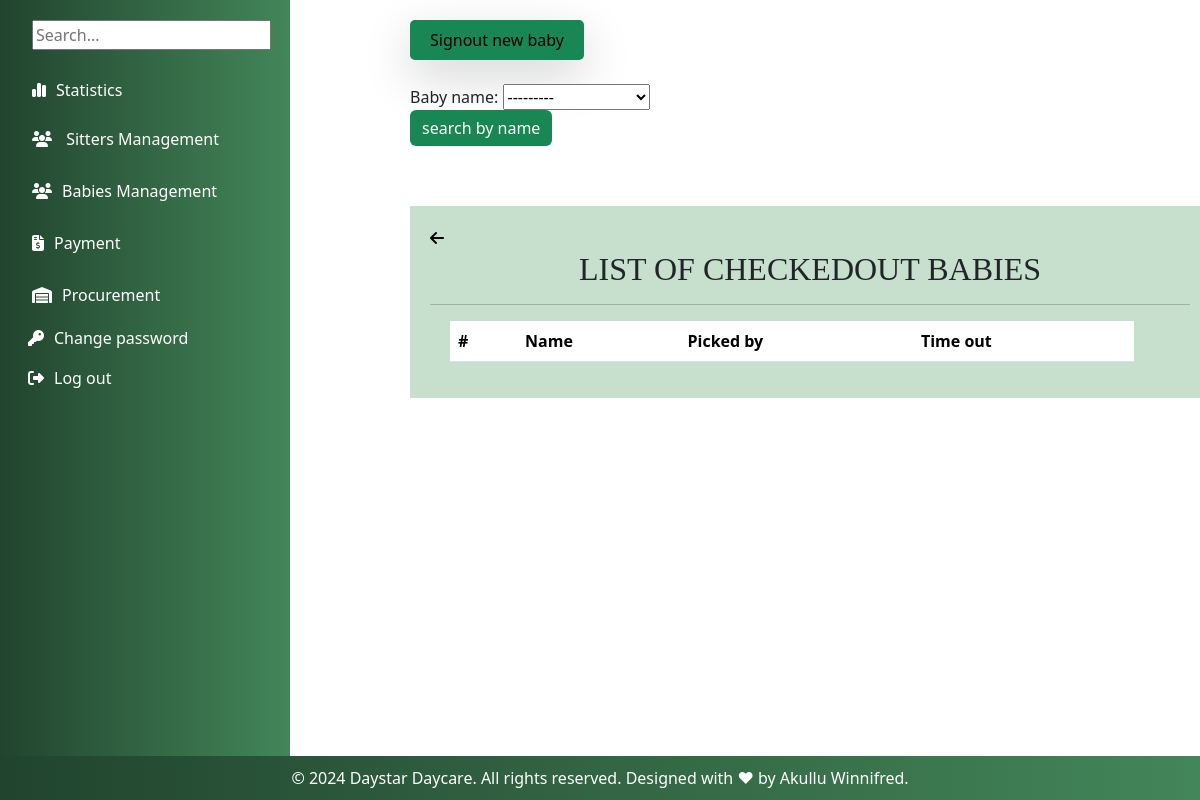
/signedout/ (signed in), run on an earlier commit of the app's database.
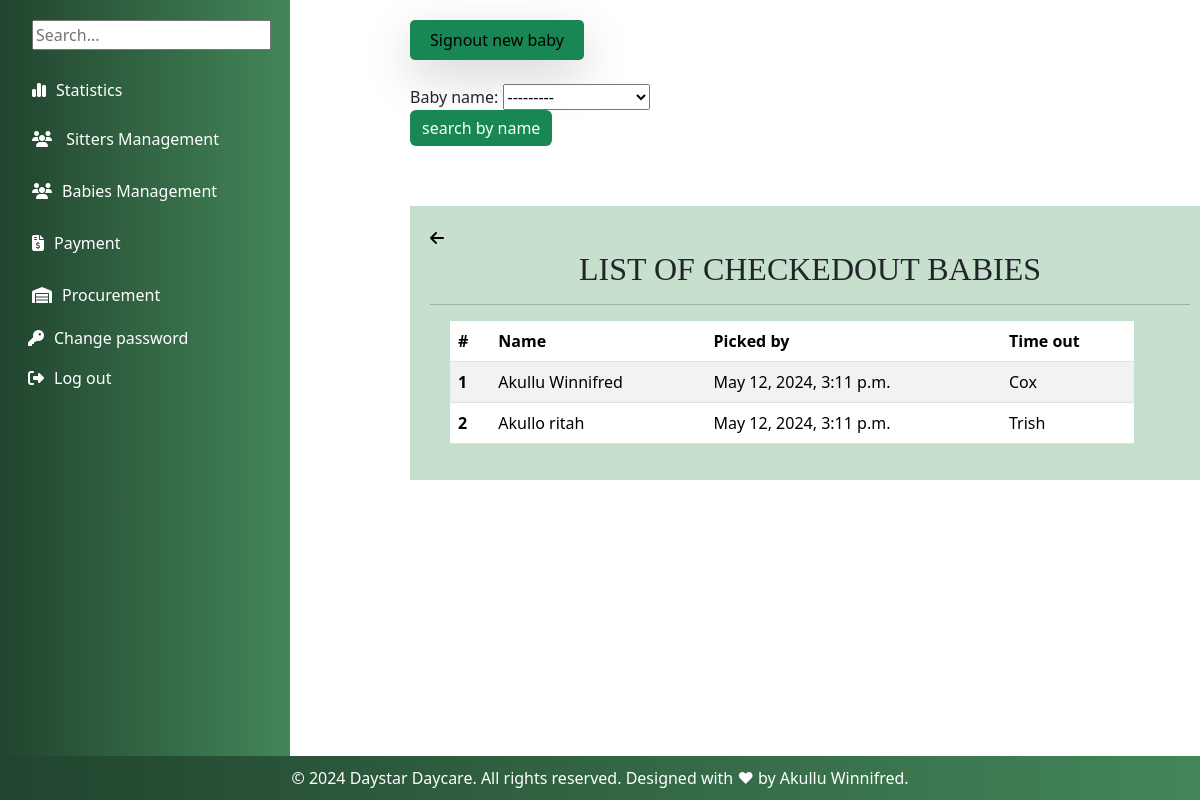
And on a later commit of the database.
### myapp/models.py (models this page shows, shortened)
class Departure(models.Model):
    baby_name = models.ForeignKey(RegisterBaby, on_delete=models.CASCADE)
    departure_time = models.DateTimeField()
    picked_up_by = models.CharField(max_length=100,validators=[validate_letters])
    comment = models.TextField(blank=True,verbose_name="Comment(optional)")
    created_at = models.DateTimeField(auto_now_add=True)

class RegisterBaby(models.Model):
    GENDER_CHOICES = (
         ('male', 'Male'),
        ('female', 'Female'),
     )
    name = models.CharField(max_length=200,validators=[validate_letters])
    Baby_Number = models.CharField(max_length=200,unique=True,blank=False, null=True)
    gender = models.CharField(max_length=10,choices=GENDER_CHOICES)
    age = models.IntegerField(default=0)
    Period_of_stay = models.ForeignKey(Categorystay, on_delete=models.CASCADE)
    location = models.CharField(max_length=100)
    Parents_Name = models.CharField(max_length=200,validators=[validate_letters])
    Period_of_stay = models.ForeignKey(Categorystay, on_delete=models.CASCADE)
    Brought_by = models.CharField(max_length=200,validators=[validate_letters])
    Fee_in_UGX = models.IntegerField()
    Assigned_to = models.ForeignKey(BabySitterattendance, on_delete=models.CASCADE)
    Time_In = models.DateTimeField()
    def __str__(self):
        return self.name

### myapp/views.py (the view)
# urls.py: path("signedout/",views.babiesdeparture,name="babiesdeparture"),
@login_required
def babiesdeparture(request):
    babiesdeparture = Departure.objects.all().order_by('id')
    baby_filter=Departure_Filter(request.GET,queryset = babiesdeparture)
    babiesdeparture = baby_filter.qs
    return render(request,'babies/signedout.html',{'babiesdeparture':babiesdeparture,'baby_filter':baby_filter})

### myapp/templates/babies/signedout.html (shortened to what this page needs)
{% extends 'base.html' %}
{% block content %}
<button class="p-2 bg-teal-500 rounded-lg shadow-lg bg bg-success"
    style="margin-left: 100px;border-radius: 5px; border: #B4BDFF; width: 20%; height: 5%;"> Signout new baby</a></button><br><br>
        <form method="GET" style="margin-left: 100px;">
          {{ baby_filter.form }}
          <input type="submit" value = "search by name" class="btn btn-primary bg bg-success" style="border: none;">
          </form>
<div class="container">
  <div>
    <a href="{% url 'babiesdeparture' %}"> <i class="fa-solid fa-arrow-left" style="color: black;"></i></a>
   </div>
  <h2>LIST OF CHECKEDOUT BABIES</h2><hr>
<table class="table table-striped" style="width: 90%; margin-left: 20px;" >
    <thead>
      <tr>
        <th scope="col">#</th>
        <th scope="col">Name</th>
        <th scope="col">Picked by</th>
        <th scope="col">Time out</th>
      </tr>
    </thead>
    <tbody>
        {% for baby in babiesdeparture %}
      <tr>
        <th scope="row">{{ baby.id }}</th>
        <td>{{ baby.baby_name }}</td>
        <td>{{ baby.departure_time }}</td>
        <td>{{ baby.picked_up_by }}</td>
      </tr>
      {% endfor %}
    </tbody>
  </table>
</div>
{% endblock %}

What changed in the data, as far as the page shows it:
added Departure: id "1", baby_name "Akullu Winnifred", departure_time "May 12, 2024, 3:11 p.m.", picked_up_by "Cox"
added Departure: id "2", baby_name "Akullo ritah", departure_time "May 12, 2024, 3:11 p.m.", picked_up_by "Trish"
